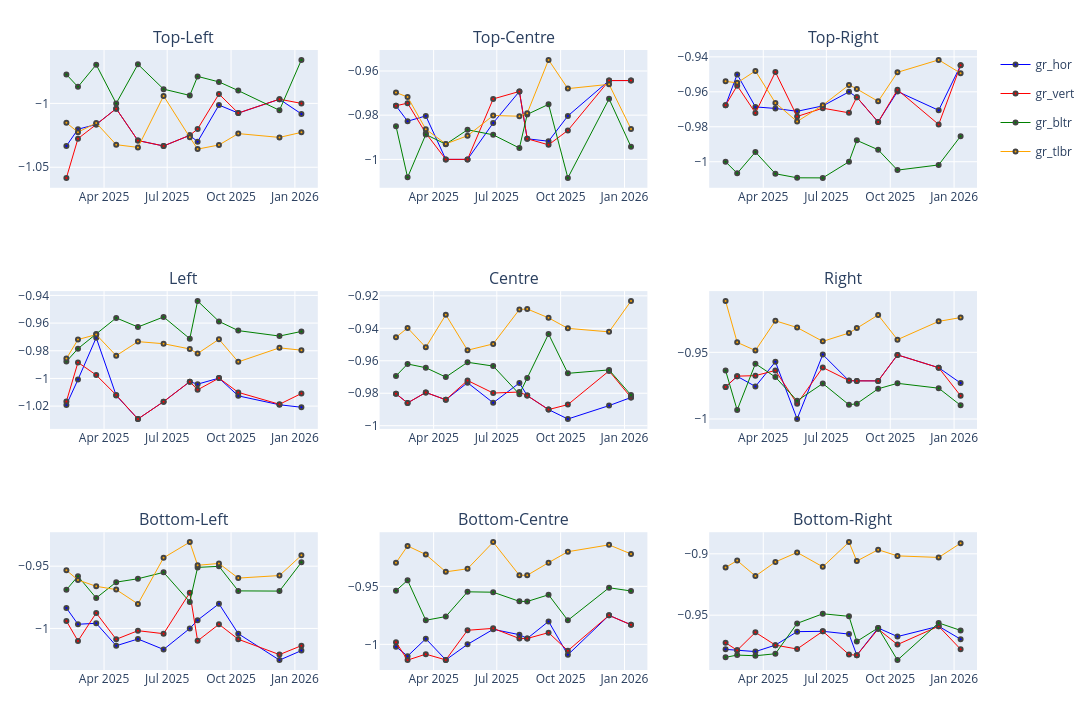

Write notebook code for a chart like this one.
### Code cell
profiles = ["gr_hor", "gr_vert", "gr_bltr", "gr_tlbr"]

plotly_all_grad_ratio(sub_df, profiles, "Gantry 1", "XRV-3000", 100, 0,"2026-01-01", 12)

### Figure 1 — Plotly figure (JSON) as saved in the notebook; plotly's stock layout.template omitted (floating-point values rounded to 4 significant figures)
{"data": [{"legendgroup": "gr_hor", "line": {"color": "blue", "width": 1}, "marker": {"line": {"width": 2}, "size": 4}, "mode": "markers+lines", "name": "gr_hor", "showlegend": true, "type": "scatter", "x": ["2025-02-05T17:36:09", "2025-02-22T10:19:32", "2025-03-20T16:45:15", "2025-04-18T12:13:54", "2025-05-19T19:44:11", "2025-06-25T18:48:28", "2025-08-02T13:15:25", "2025-08-13T20:01:12", "2025-09-13T14:04:24", "2025-10-11T09:50:28", "2025-12-09T18:21:38", "2026-01-10T09:22:22"], "xaxis": "x", "y": [-1.033, -1.02, -1.016, -1.004, -1.029, -1.033, -1.025, -1.03, -1.001, -1.008, -0.9967, -1.008], "yaxis": "y"}, {"legendgroup": "gr_vert", "line": {"color": "red", "width": 1}, "marker": {"line": {"width": 2}, "size": 4}, "mode": "markers+lines", "name": "gr_vert", "showlegend": true, "type": "scatter", "x": ["2025-02-05T17:36:09", "2025-02-22T10:19:32", "2025-03-20T16:45:15", "2025-04-18T12:13:54", "2025-05-19T19:44:11", "2025-06-25T18:48:28", "2025-08-02T13:15:25", "2025-08-13T20:01:12", "2025-09-13T14:04:24", "2025-10-11T09:50:28", "2025-12-09T18:21:38", "2026-01-10T09:22:22"], "xaxis": "x", "y": [-1.058, -1.028, -1.017, -1.004, -1.029, -1.033, -1.025, -1.02, -0.9927, -1.008, -0.9967, -1.0], "yaxis": "y"}, {"legendgroup": "gr_bltr", "line": {"color": "green", "width": 1}, "marker": {"line": {"width": 2}, "size": 4}, "mode": "markers+lines", "name": "gr_bltr", "showlegend": true, "type": "scatter", "x": ["2025-02-05T17:36:09", "2025-02-22T10:19:32", "2025-03-20T16:45:15", "2025-04-18T12:13:54", "2025-05-19T19:44:11", "2025-06-25T18:48:28", "2025-08-02T13:15:25", "2025-08-13T20:01:12", "2025-09-13T14:04:24", "2025-10-11T09:50:28", "2025-12-09T18:21:38", "2026-01-10T09:22:22"], "xaxis": "x", "y": [-0.9773, -0.987, -0.9697, -1.0, -0.9694, -0.9888, -0.9938, -0.9789, -0.9832, -0.99, -1.005, -0.9659], "yaxis": "y"}, {"legendgroup": "gr_tlbr", "line": {"color": "orange", "width": 1}, "marker": {"line": {"width": 2}, "size": 4}, "mode": "markers+lines", "name": "gr_tlbr", "showlegend": true, "type": "scatter", "x": ["2025-02-05T17:36:09", "2025-02-22T10:19:32", "2025-03-20T16:45:15", "2025-04-18T12:13:54", "2025-05-19T19:44:11", "2025-06-25T18:48:28", "2025-08-02T13:15:25", "2025-08-13T20:01:12", "2025-09-13T14:04:24", "2025-10-11T09:50:28", "2025-12-09T18:21:38", "2026-01-10T09:22:22"], "xaxis": "x", "y": [-1.015, -1.023, -1.015, -1.032, -1.034, -0.9942, -1.027, -1.036, -1.033, -1.024, -1.027, -1.023], "yaxis": "y"}, {"legendgroup": "gr_hor", "line": {"color": "blue", "width": 1}, "marker": {"line": {"width": 2}, "size": 4}, "mode": "markers+lines", "name": "gr_hor", "showlegend": false, "type": "scatter", "x": ["2025-02-05T17:36:09", "2025-02-22T10:19:32", "2025-03-20T16:45:15", "2025-04-18T12:13:54", "2025-05-19T19:44:11", "2025-06-25T18:48:28", "2025-08-02T13:15:25", "2025-08-13T20:01:12", "2025-09-13T14:04:24", "2025-10-11T09:50:28", "2025-12-09T18:21:38", "2026-01-10T09:22:22"], "xaxis": "x2", "y": [-0.9757, -0.9827, -0.9803, -1.0, -1.0, -0.9835, -0.9693, -0.9907, -0.9918, -0.9803, -0.9643, -0.9643], "yaxis": "y2"}, {"legendgroup": "gr_vert", "line": {"color": "red", "width": 1}, "marker": {"line": {"width": 2}, "size": 4}, "mode": "markers+lines", "name": "gr_vert", "showlegend": false, "type": "scatter", "x": ["2025-02-05T17:36:09", "2025-02-22T10:19:32", "2025-03-20T16:45:15", "2025-04-18T12:13:54", "2025-05-19T19:44:11", "2025-06-25T18:48:28", "2025-08-02T13:15:25", "2025-08-13T20:01:12", "2025-09-13T14:04:24", "2025-10-11T09:50:28", "2025-12-09T18:21:38", "2026-01-10T09:22:22"], "xaxis": "x2", "y": [-0.9757, -0.9746, -0.9881, -1.0, -1.0, -0.9727, -0.9693, -0.9907, -0.9934, -0.9869, -0.9643, -0.9643], "yaxis": "y2"}, {"legendgroup": "gr_bltr", "line": {"color": "green", "width": 1}, "marker": {"line": {"width": 2}, "size": 4}, "mode": "markers+lines", "name": "gr_bltr", "showlegend": false, "type": "scatter", "x": ["2025-02-05T17:36:09", "2025-02-22T10:19:32", "2025-03-20T16:45:15", "2025-04-18T12:13:54", "2025-05-19T19:44:11", "2025-06-25T18:48:28", "2025-08-02T13:15:25", "2025-08-13T20:01:12", "2025-09-13T14:04:24", "2025-10-11T09:50:28", "2025-12-09T18:21:38", "2026-01-10T09:22:22"], "xaxis": "x2", "y": [-0.985, -1.008, -0.9887, -0.9932, -0.9866, -0.9889, -0.9949, -0.9796, -0.9751, -1.008, -0.9726, -0.9943], "yaxis": "y2"}, {"legendgroup": "gr_tlbr", "line": {"color": "orange", "width": 1}, "marker": {"line": {"width": 2}, "size": 4}, "mode": "markers+lines", "name": "gr_tlbr", "showlegend": false, "type": "scatter", "x": ["2025-02-05T17:36:09", "2025-02-22T10:19:32", "2025-03-20T16:45:15", "2025-04-18T12:13:54", "2025-05-19T19:44:11", "2025-06-25T18:48:28", "2025-08-02T13:15:25", "2025-08-13T20:01:12", "2025-09-13T14:04:24", "2025-10-11T09:50:28", "2025-12-09T18:21:38", "2026-01-10T09:22:22"], "xaxis": "x2", "y": [-0.9698, -0.9718, -0.9864, -0.993, -0.9893, -0.9802, -0.9805, -0.9791, -0.955, -0.968, -0.966, -0.9862], "yaxis": "y2"}, {"legendgroup": "gr_hor", "line": {"color": "blue", "width": 1}, "marker": {"line": {"width": 2}, "size": 4}, "mode": "markers+lines", "name": "gr_hor", "showlegend": false, "type": "scatter", "x": ["2025-02-05T17:36:09", "2025-02-22T10:19:32", "2025-03-20T16:45:15", "2025-04-18T12:13:54", "2025-05-19T19:44:11", "2025-06-25T18:48:28", "2025-08-02T13:15:25", "2025-08-13T20:01:12", "2025-09-13T14:04:24", "2025-10-11T09:50:28", "2025-12-09T18:21:38", "2026-01-10T09:22:22"], "xaxis": "x3", "y": [-0.9677, -0.95, -0.9686, -0.9695, -0.9712, -0.9681, -0.96, -0.9631, -0.9773, -0.9598, -0.9706, -0.9449], "yaxis": "y3"}, {"legendgroup": "gr_vert", "line": {"color": "red", "width": 1}, "marker": {"line": {"width": 2}, "size": 4}, "mode": "markers+lines", "name": "gr_vert", "showlegend": false, "type": "scatter", "x": ["2025-02-05T17:36:09", "2025-02-22T10:19:32", "2025-03-20T16:45:15", "2025-04-18T12:13:54", "2025-05-19T19:44:11", "2025-06-25T18:48:28", "2025-08-02T13:15:25", "2025-08-13T20:01:12", "2025-09-13T14:04:24", "2025-10-11T09:50:28", "2025-12-09T18:21:38", "2026-01-10T09:22:22"], "xaxis": "x3", "y": [-0.9677, -0.9565, -0.9721, -0.9487, -0.9741, -0.9694, -0.972, -0.9631, -0.9773, -0.9589, -0.9787, -0.9449], "yaxis": "y3"}, {"legendgroup": "gr_bltr", "line": {"color": "green", "width": 1}, "marker": {"line": {"width": 2}, "size": 4}, "mode": "markers+lines", "name": "gr_bltr", "showlegend": false, "type": "scatter", "x": ["2025-02-05T17:36:09", "2025-02-22T10:19:32", "2025-03-20T16:45:15", "2025-04-18T12:13:54", "2025-05-19T19:44:11", "2025-06-25T18:48:28", "2025-08-02T13:15:25", "2025-08-13T20:01:12", "2025-09-13T14:04:24", "2025-10-11T09:50:28", "2025-12-09T18:21:38", "2026-01-10T09:22:22"], "xaxis": "x3", "y": [-1.0, -1.007, -0.9945, -1.007, -1.009, -1.009, -1.0, -0.9878, -0.9932, -1.005, -1.002, -0.9854], "yaxis": "y3"}, {"legendgroup": "gr_tlbr", "line": {"color": "orange", "width": 1}, "marker": {"line": {"width": 2}, "size": 4}, "mode": "markers+lines", "name": "gr_tlbr", "showlegend": false, "type": "scatter", "x": ["2025-02-05T17:36:09", "2025-02-22T10:19:32", "2025-03-20T16:45:15", "2025-04-18T12:13:54", "2025-05-19T19:44:11", "2025-06-25T18:48:28", "2025-08-02T13:15:25", "2025-08-13T20:01:12", "2025-09-13T14:04:24", "2025-10-11T09:50:28", "2025-12-09T18:21:38", "2026-01-10T09:22:22"], "xaxis": "x3", "y": [-0.954, -0.9549, -0.948, -0.9664, -0.977, -0.9677, -0.9561, -0.9584, -0.9655, -0.9489, -0.9417, -0.9494], "yaxis": "y3"}, {"legendgroup": "gr_hor", "line": {"color": "blue", "width": 1}, "marker": {"line": {"width": 2}, "size": 4}, "mode": "markers+lines", "name": "gr_hor", "showlegend": false, "type": "scatter", "x": ["2025-02-05T17:36:09", "2025-02-22T10:19:32", "2025-03-20T16:45:15", "2025-04-18T12:13:54", "2025-05-19T19:44:11", "2025-06-25T18:48:28", "2025-08-02T13:15:25", "2025-08-13T20:01:12", "2025-09-13T14:04:24", "2025-10-11T09:50:28", "2025-12-09T18:21:38", "2026-01-10T09:22:22"], "xaxis": "x4", "y": [-1.019, -1.001, -0.9706, -1.012, -1.029, -1.017, -1.002, -1.004, -0.9998, -1.013, -1.019, -1.021], "yaxis": "y4"}, {"legendgroup": "gr_vert", "line": {"color": "red", "width": 1}, "marker": {"line": {"width": 2}, "size": 4}, "mode": "markers+lines", "name": "gr_vert", "showlegend": false, "type": "scatter", "x": ["2025-02-05T17:36:09", "2025-02-22T10:19:32", "2025-03-20T16:45:15", "2025-04-18T12:13:54", "2025-05-19T19:44:11", "2025-06-25T18:48:28", "2025-08-02T13:15:25", "2025-08-13T20:01:12", "2025-09-13T14:04:24", "2025-10-11T09:50:28", "2025-12-09T18:21:38", "2026-01-10T09:22:22"], "xaxis": "x4", "y": [-1.017, -0.9884, -0.9976, -1.012, -1.029, -1.017, -1.002, -1.008, -0.9998, -1.01, -1.019, -1.011], "yaxis": "y4"}, {"legendgroup": "gr_bltr", "line": {"color": "green", "width": 1}, "marker": {"line": {"width": 2}, "size": 4}, "mode": "markers+lines", "name": "gr_bltr", "showlegend": false, "type": "scatter", "x": ["2025-02-05T17:36:09", "2025-02-22T10:19:32", "2025-03-20T16:45:15", "2025-04-18T12:13:54", "2025-05-19T19:44:11", "2025-06-25T18:48:28", "2025-08-02T13:15:25", "2025-08-13T20:01:12", "2025-09-13T14:04:24", "2025-10-11T09:50:28", "2025-12-09T18:21:38", "2026-01-10T09:22:22"], "xaxis": "x4", "y": [-0.9878, -0.9785, -0.9679, -0.9563, -0.9628, -0.9556, -0.9713, -0.944, -0.9588, -0.9654, -0.9694, -0.966], "yaxis": "y4"}, {"legendgroup": "gr_tlbr", "line": {"color": "orange", "width": 1}, "marker": {"line": {"width": 2}, "size": 4}, "mode": "markers+lines", "name": "gr_tlbr", "showlegend": false, "type": "scatter", "x": ["2025-02-05T17:36:09", "2025-02-22T10:19:32", "2025-03-20T16:45:15", "2025-04-18T12:13:54", "2025-05-19T19:44:11", "2025-06-25T18:48:28", "2025-08-02T13:15:25", "2025-08-13T20:01:12", "2025-09-13T14:04:24", "2025-10-11T09:50:28", "2025-12-09T18:21:38", "2026-01-10T09:22:22"], "xaxis": "x4", "y": [-0.9857, -0.9719, -0.9683, -0.9836, -0.9734, -0.9749, -0.9787, -0.982, -0.9717, -0.988, -0.9779, -0.9796], "yaxis": "y4"}, {"legendgroup": "gr_hor", "line": {"color": "blue", "width": 1}, "marker": {"line": {"width": 2}, "size": 4}, "mode": "markers+lines", "name": "gr_hor", "showlegend": false, "type": "scatter", "x": ["2025-02-05T17:36:09", "2025-02-22T10:19:32", "2025-03-20T16:45:15", "2025-04-18T12:13:54", "2025-05-19T19:44:11", "2025-06-25T18:48:28", "2025-08-02T13:15:25", "2025-08-13T20:01:12", "2025-09-13T14:04:24", "2025-10-11T09:50:28", "2025-12-09T18:21:38", "2026-01-10T09:22:22"], "xaxis": "x5", "y": [-0.9804, -0.986, -0.9795, -0.984, -0.9735, -0.9859, -0.9737, -0.9815, -0.9901, -0.9959, -0.9876, -0.9826], "yaxis": "y5"}, {"legendgroup": "gr_vert", "line": {"color": "red", "width": 1}, "marker": {"line": {"width": 2}, "size": 4}, "mode": "markers+lines", "name": "gr_vert", "showlegend": false, "type": "scatter", "x": ["2025-02-05T17:36:09", "2025-02-22T10:19:32", "2025-03-20T16:45:15", "2025-04-18T12:13:54", "2025-05-19T19:44:11", "2025-06-25T18:48:28", "2025-08-02T13:15:25", "2025-08-13T20:01:12", "2025-09-13T14:04:24", "2025-10-11T09:50:28", "2025-12-09T18:21:38", "2026-01-10T09:22:22"], "xaxis": "x5", "y": [-0.9804, -0.986, -0.9795, -0.984, -0.9721, -0.9799, -0.9793, -0.9815, -0.9901, -0.987, -0.9662, -0.9826], "yaxis": "y5"}, {"legendgroup": "gr_bltr", "line": {"color": "green", "width": 1}, "marker": {"line": {"width": 2}, "size": 4}, "mode": "markers+lines", "name": "gr_bltr", "showlegend": false, "type": "scatter", "x": ["2025-02-05T17:36:09", "2025-02-22T10:19:32", "2025-03-20T16:45:15", "2025-04-18T12:13:54", "2025-05-19T19:44:11", "2025-06-25T18:48:28", "2025-08-02T13:15:25", "2025-08-13T20:01:12", "2025-09-13T14:04:24", "2025-10-11T09:50:28", "2025-12-09T18:21:38", "2026-01-10T09:22:22"], "xaxis": "x5", "y": [-0.9693, -0.962, -0.9643, -0.97, -0.9609, -0.9633, -0.9806, -0.9706, -0.9435, -0.9677, -0.9656, -0.9811], "yaxis": "y5"}, {"legendgroup": "gr_tlbr", "line": {"color": "orange", "width": 1}, "marker": {"line": {"width": 2}, "size": 4}, "mode": "markers+lines", "name": "gr_tlbr", "showlegend": false, "type": "scatter", "x": ["2025-02-05T17:36:09", "2025-02-22T10:19:32", "2025-03-20T16:45:15", "2025-04-18T12:13:54", "2025-05-19T19:44:11", "2025-06-25T18:48:28", "2025-08-02T13:15:25", "2025-08-13T20:01:12", "2025-09-13T14:04:24", "2025-10-11T09:50:28", "2025-12-09T18:21:38", "2026-01-10T09:22:22"], "xaxis": "x5", "y": [-0.9455, -0.9398, -0.9517, -0.9317, -0.9535, -0.9496, -0.9285, -0.9281, -0.9336, -0.94, -0.9422, -0.9232], "yaxis": "y5"}, {"legendgroup": "gr_hor", "line": {"color": "blue", "width": 1}, "marker": {"line": {"width": 2}, "size": 4}, "mode": "markers+lines", "name": "gr_hor", "showlegend": false, "type": "scatter", "x": ["2025-02-05T17:36:09", "2025-02-22T10:19:32", "2025-03-20T16:45:15", "2025-04-18T12:13:54", "2025-05-19T19:44:11", "2025-06-25T18:48:28", "2025-08-02T13:15:25", "2025-08-13T20:01:12", "2025-09-13T14:04:24", "2025-10-11T09:50:28", "2025-12-09T18:21:38", "2026-01-10T09:22:22"], "xaxis": "x6", "y": [-0.976, -0.968, -0.9756, -0.9571, -1.0, -0.9517, -0.9713, -0.9714, -0.9714, -0.9519, -0.9615, -0.9731], "yaxis": "y6"}, {"legendgroup": "gr_vert", "line": {"color": "red", "width": 1}, "marker": {"line": {"width": 2}, "size": 4}, "mode": "markers+lines", "name": "gr_vert", "showlegend": false, "type": "scatter", "x": ["2025-02-05T17:36:09", "2025-02-22T10:19:32", "2025-03-20T16:45:15", "2025-04-18T12:13:54", "2025-05-19T19:44:11", "2025-06-25T18:48:28", "2025-08-02T13:15:25", "2025-08-13T20:01:12", "2025-09-13T14:04:24", "2025-10-11T09:50:28", "2025-12-09T18:21:38", "2026-01-10T09:22:22"], "xaxis": "x6", "y": [-0.976, -0.9679, -0.9675, -0.9636, -0.9885, -0.9614, -0.9712, -0.9714, -0.9714, -0.9519, -0.9615, -0.9826], "yaxis": "y6"}, {"legendgroup": "gr_bltr", "line": {"color": "green", "width": 1}, "marker": {"line": {"width": 2}, "size": 4}, "mode": "markers+lines", "name": "gr_bltr", "showlegend": false, "type": "scatter", "x": ["2025-02-05T17:36:09", "2025-02-22T10:19:32", "2025-03-20T16:45:15", "2025-04-18T12:13:54", "2025-05-19T19:44:11", "2025-06-25T18:48:28", "2025-08-02T13:15:25", "2025-08-13T20:01:12", "2025-09-13T14:04:24", "2025-10-11T09:50:28", "2025-12-09T18:21:38", "2026-01-10T09:22:22"], "xaxis": "x6", "y": [-0.9637, -0.9933, -0.9585, -0.9686, -0.9863, -0.9734, -0.9894, -0.9885, -0.9773, -0.9732, -0.9769, -0.9898], "yaxis": "y6"}, {"legendgroup": "gr_tlbr", "line": {"color": "orange", "width": 1}, "marker": {"line": {"width": 2}, "size": 4}, "mode": "markers+lines", "name": "gr_tlbr", "showlegend": false, "type": "scatter", "x": ["2025-02-05T17:36:09", "2025-02-22T10:19:32", "2025-03-20T16:45:15", "2025-04-18T12:13:54", "2025-05-19T19:44:11", "2025-06-25T18:48:28", "2025-08-02T13:15:25", "2025-08-13T20:01:12", "2025-09-13T14:04:24", "2025-10-11T09:50:28", "2025-12-09T18:21:38", "2026-01-10T09:22:22"], "xaxis": "x6", "y": [-0.9115, -0.9425, -0.9486, -0.9264, -0.9314, -0.9418, -0.9355, -0.9318, -0.922, -0.9405, -0.9268, -0.9239], "yaxis": "y6"}, {"legendgroup": "gr_hor", "line": {"color": "blue", "width": 1}, "marker": {"line": {"width": 2}, "size": 4}, "mode": "markers+lines", "name": "gr_hor", "showlegend": false, "type": "scatter", "x": ["2025-02-05T17:36:09", "2025-02-22T10:19:32", "2025-03-20T16:45:15", "2025-04-18T12:13:54", "2025-05-19T19:44:11", "2025-06-25T18:48:28", "2025-08-02T13:15:25", "2025-08-13T20:01:12", "2025-09-13T14:04:24", "2025-10-11T09:50:28", "2025-12-09T18:21:38", "2026-01-10T09:22:22"], "xaxis": "x7", "y": [-0.9835, -0.9967, -0.9959, -1.014, -1.008, -1.017, -1.0, -0.9933, -0.9802, -1.004, -1.025, -1.018], "yaxis": "y7"}, {"legendgroup": "gr_vert", "line": {"color": "red", "width": 1}, "marker": {"line": {"width": 2}, "size": 4}, "mode": "markers+lines", "name": "gr_vert", "showlegend": false, "type": "scatter", "x": ["2025-02-05T17:36:09", "2025-02-22T10:19:32", "2025-03-20T16:45:15", "2025-04-18T12:13:54", "2025-05-19T19:44:11", "2025-06-25T18:48:28", "2025-08-02T13:15:25", "2025-08-13T20:01:12", "2025-09-13T14:04:24", "2025-10-11T09:50:28", "2025-12-09T18:21:38", "2026-01-10T09:22:22"], "xaxis": "x7", "y": [-0.994, -1.01, -0.9876, -1.009, -1.002, -1.004, -0.9713, -1.01, -0.9967, -1.009, -1.021, -1.014], "yaxis": "y7"}, {"legendgroup": "gr_bltr", "line": {"color": "green", "width": 1}, "marker": {"line": {"width": 2}, "size": 4}, "mode": "markers+lines", "name": "gr_bltr", "showlegend": false, "type": "scatter", "x": ["2025-02-05T17:36:09", "2025-02-22T10:19:32", "2025-03-20T16:45:15", "2025-04-18T12:13:54", "2025-05-19T19:44:11", "2025-06-25T18:48:28", "2025-08-02T13:15:25", "2025-08-13T20:01:12", "2025-09-13T14:04:24", "2025-10-11T09:50:28", "2025-12-09T18:21:38", "2026-01-10T09:22:22"], "xaxis": "x7", "y": [-0.969, -0.9581, -0.9756, -0.9628, -0.9601, -0.955, -0.9787, -0.951, -0.9501, -0.9699, -0.97, -0.9469], "yaxis": "y7"}, {"legendgroup": "gr_tlbr", "line": {"color": "orange", "width": 1}, "marker": {"line": {"width": 2}, "size": 4}, "mode": "markers+lines", "name": "gr_tlbr", "showlegend": false, "type": "scatter", "x": ["2025-02-05T17:36:09", "2025-02-22T10:19:32", "2025-03-20T16:45:15", "2025-04-18T12:13:54", "2025-05-19T19:44:11", "2025-06-25T18:48:28", "2025-08-02T13:15:25", "2025-08-13T20:01:12", "2025-09-13T14:04:24", "2025-10-11T09:50:28", "2025-12-09T18:21:38", "2026-01-10T09:22:22"], "xaxis": "x7", "y": [-0.9533, -0.9611, -0.9662, -0.9688, -0.9803, -0.9433, -0.9307, -0.9493, -0.9478, -0.9596, -0.9575, -0.9413], "yaxis": "y7"}, {"legendgroup": "gr_hor", "line": {"color": "blue", "width": 1}, "marker": {"line": {"width": 2}, "size": 4}, "mode": "markers+lines", "name": "gr_hor", "showlegend": false, "type": "scatter", "x": ["2025-02-05T17:36:09", "2025-02-22T10:19:32", "2025-03-20T16:45:15", "2025-04-18T12:13:54", "2025-05-19T19:44:11", "2025-06-25T18:48:28", "2025-08-02T13:15:25", "2025-08-13T20:01:12", "2025-09-13T14:04:24", "2025-10-11T09:50:28", "2025-12-09T18:21:38", "2026-01-10T09:22:22"], "xaxis": "x8", "y": [-1.002, -1.01, -0.9951, -1.013, -1.0, -0.9871, -0.9917, -0.9949, -0.9802, -1.009, -0.975, -0.9831], "yaxis": "y8"}, {"legendgroup": "gr_vert", "line": {"color": "red", "width": 1}, "marker": {"line": {"width": 2}, "size": 4}, "mode": "markers+lines", "name": "gr_vert", "showlegend": false, "type": "scatter", "x": ["2025-02-05T17:36:09", "2025-02-22T10:19:32", "2025-03-20T16:45:15", "2025-04-18T12:13:54", "2025-05-19T19:44:11", "2025-06-25T18:48:28", "2025-08-02T13:15:25", "2025-08-13T20:01:12", "2025-09-13T14:04:24", "2025-10-11T09:50:28", "2025-12-09T18:21:38", "2026-01-10T09:22:22"], "xaxis": "x8", "y": [-0.9982, -1.014, -1.008, -1.013, -0.9879, -0.9862, -0.9949, -0.9949, -0.9899, -1.005, -0.975, -0.9831], "yaxis": "y8"}, {"legendgroup": "gr_bltr", "line": {"color": "green", "width": 1}, "marker": {"line": {"width": 2}, "size": 4}, "mode": "markers+lines", "name": "gr_bltr", "showlegend": false, "type": "scatter", "x": ["2025-02-05T17:36:09", "2025-02-22T10:19:32", "2025-03-20T16:45:15", "2025-04-18T12:13:54", "2025-05-19T19:44:11", "2025-06-25T18:48:28", "2025-08-02T13:15:25", "2025-08-13T20:01:12", "2025-09-13T14:04:24", "2025-10-11T09:50:28", "2025-12-09T18:21:38", "2026-01-10T09:22:22"], "xaxis": "x8", "y": [-0.9537, -0.9448, -0.9792, -0.976, -0.9547, -0.9551, -0.9629, -0.963, -0.9573, -0.9793, -0.9512, -0.954], "yaxis": "y8"}, {"legendgroup": "gr_tlbr", "line": {"color": "orange", "width": 1}, "marker": {"line": {"width": 2}, "size": 4}, "mode": "markers+lines", "name": "gr_tlbr", "showlegend": false, "type": "scatter", "x": ["2025-02-05T17:36:09", "2025-02-22T10:19:32", "2025-03-20T16:45:15", "2025-04-18T12:13:54", "2025-05-19T19:44:11", "2025-06-25T18:48:28", "2025-08-02T13:15:25", "2025-08-13T20:01:12", "2025-09-13T14:04:24", "2025-10-11T09:50:28", "2025-12-09T18:21:38", "2026-01-10T09:22:22"], "xaxis": "x8", "y": [-0.9296, -0.9152, -0.9226, -0.9375, -0.9349, -0.9119, -0.9405, -0.9405, -0.9296, -0.9202, -0.9143, -0.9221], "yaxis": "y8"}, {"legendgroup": "gr_hor", "line": {"color": "blue", "width": 1}, "marker": {"line": {"width": 2}, "size": 4}, "mode": "markers+lines", "name": "gr_hor", "showlegend": false, "type": "scatter", "x": ["2025-02-05T17:36:09", "2025-02-22T10:19:32", "2025-03-20T16:45:15", "2025-04-18T12:13:54", "2025-05-19T19:44:11", "2025-06-25T18:48:28", "2025-08-02T13:15:25", "2025-08-13T20:01:12", "2025-09-13T14:04:24", "2025-10-11T09:50:28", "2025-12-09T18:21:38", "2026-01-10T09:22:22"], "xaxis": "x9", "y": [-0.9778, -0.9786, -0.9797, -0.9744, -0.9634, -0.9631, -0.9654, -0.9826, -0.9605, -0.9674, -0.959, -0.9696], "yaxis": "y9"}, {"legendgroup": "gr_vert", "line": {"color": "red", "width": 1}, "marker": {"line": {"width": 2}, "size": 4}, "mode": "markers+lines", "name": "gr_vert", "showlegend": false, "type": "scatter", "x": ["2025-02-05T17:36:09", "2025-02-22T10:19:32", "2025-03-20T16:45:15", "2025-04-18T12:13:54", "2025-05-19T19:44:11", "2025-06-25T18:48:28", "2025-08-02T13:15:25", "2025-08-13T20:01:12", "2025-09-13T14:04:24", "2025-10-11T09:50:28", "2025-12-09T18:21:38", "2026-01-10T09:22:22"], "xaxis": "x9", "y": [-0.9724, -0.9786, -0.964, -0.9744, -0.9776, -0.9631, -0.9821, -0.9826, -0.9613, -0.9739, -0.959, -0.9778], "yaxis": "y9"}, {"legendgroup": "gr_bltr", "line": {"color": "green", "width": 1}, "marker": {"line": {"width": 2}, "size": 4}, "mode": "markers+lines", "name": "gr_bltr", "showlegend": false, "type": "scatter", "x": ["2025-02-05T17:36:09", "2025-02-22T10:19:32", "2025-03-20T16:45:15", "2025-04-18T12:13:54", "2025-05-19T19:44:11", "2025-06-25T18:48:28", "2025-08-02T13:15:25", "2025-08-13T20:01:12", "2025-09-13T14:04:24", "2025-10-11T09:50:28", "2025-12-09T18:21:38", "2026-01-10T09:22:22"], "xaxis": "x9", "y": [-0.9843, -0.9825, -0.9831, -0.9814, -0.9567, -0.9489, -0.9509, -0.9714, -0.9604, -0.9866, -0.9563, -0.9624], "yaxis": "y9"}, {"legendgroup": "gr_tlbr", "line": {"color": "orange", "width": 1}, "marker": {"line": {"width": 2}, "size": 4}, "mode": "markers+lines", "name": "gr_tlbr", "showlegend": false, "type": "scatter", "x": ["2025-02-05T17:36:09", "2025-02-22T10:19:32", "2025-03-20T16:45:15", "2025-04-18T12:13:54", "2025-05-19T19:44:11", "2025-06-25T18:48:28", "2025-08-02T13:15:25", "2025-08-13T20:01:12", "2025-09-13T14:04:24", "2025-10-11T09:50:28", "2025-12-09T18:21:38", "2026-01-10T09:22:22"], "xaxis": "x9", "y": [-0.9111, -0.9055, -0.9181, -0.9067, -0.8989, -0.9106, -0.8905, -0.9059, -0.8967, -0.9017, -0.903, -0.8914], "yaxis": "y9"}], "layout": {"annotations": [{"font": {"size": 16}, "showarrow": false, "text": "Top-Left", "x": 0.1444, "xanchor": "center", "xref": "paper", "y": 1, "yanchor": "bottom", "yref": "paper"}, {"font": {"size": 16}, "showarrow": false, "text": "Top-Centre", "x": 0.5, "xanchor": "center", "xref": "paper", "y": 1, "yanchor": "bottom", "yref": "paper"}, {"font": {"size": 16}, "showarrow": false, "text": "Top-Right", "x": 0.8556, "xanchor": "center", "xref": "paper", "y": 1, "yanchor": "bottom", "yref": "paper"}, {"font": {"size": 16}, "showarrow": false, "text": "Left", "x": 0.1444, "xanchor": "center", "xref": "paper", "y": 0.6111, "yanchor": "bottom", "yref": "paper"}, {"font": {"size": 16}, "showarrow": false, "text": "Centre", "x": 0.5, "xanchor": "center", "xref": "paper", "y": 0.6111, "yanchor": "bottom", "yref": "paper"}, {"font": {"size": 16}, "showarrow": false, "text": "Right", "x": 0.8556, "xanchor": "center", "xref": "paper", "y": 0.6111, "yanchor": "bottom", "yref": "paper"}, {"font": {"size": 16}, "showarrow": false, "text": "Bottom-Left", "x": 0.1444, "xanchor": "center", "xref": "paper", "y": 0.2222, "yanchor": "bottom", "yref": "paper"}, {"font": {"size": 16}, "showarrow": false, "text": "Bottom-Centre", "x": 0.5, "xanchor": "center", "xref": "paper", "y": 0.2222, "yanchor": "bottom", "yref": "paper"}, {"font": {"size": 16}, "showarrow": false, "text": "Bottom-Right", "x": 0.8556, "xanchor": "center", "xref": "paper", "y": 0.2222, "yanchor": "bottom", "yref": "paper"}], "height": 720, "margin": {"b": 50, "l": 50, "r": 50, "t": 50}, "width": 1280, "xaxis": {"anchor": "y", "domain": [0, 0.2889]}, "xaxis2": {"anchor": "y2", "domain": [0.3556, 0.6444]}, "xaxis3": {"anchor": "y3", "domain": [0.7111, 1]}, "xaxis4": {"anchor": "y4", "domain": [0, 0.2889]}, "xaxis5": {"anchor": "y5", "domain": [0.3556, 0.6444]}, "xaxis6": {"anchor": "y6", "domain": [0.7111, 1]}, "xaxis7": {"anchor": "y7", "domain": [0, 0.2889]}, "xaxis8": {"anchor": "y8", "domain": [0.3556, 0.6444]}, "xaxis9": {"anchor": "y9", "domain": [0.7111, 1]}, "yaxis": {"anchor": "x", "domain": [0.7778, 1]}, "yaxis2": {"anchor": "x2", "domain": [0.7778, 1]}, "yaxis3": {"anchor": "x3", "domain": [0.7778, 1]}, "yaxis4": {"anchor": "x4", "domain": [0.3889, 0.6111]}, "yaxis5": {"anchor": "x5", "domain": [0.3889, 0.6111]}, "yaxis6": {"anchor": "x6", "domain": [0.3889, 0.6111]}, "yaxis7": {"anchor": "x7", "domain": [0, 0.2222]}, "yaxis8": {"anchor": "x8", "domain": [0, 0.2222]}, "yaxis9": {"anchor": "x9", "domain": [0, 0.2222]}}}
